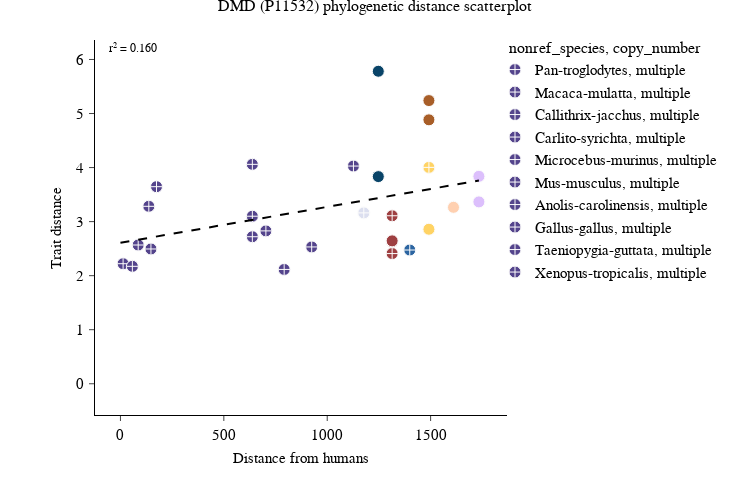

Notebook cell for this chart:
### Markdown cell above
## 0.2 Pub-style scatterplot
In this scatterplot, the x-axis is the phylogenetic distance to the human gene, and the y-axis is the similarity score between the human gene and the other gene. "More human" and "more similar" proteins are in the bottom-left corner.

Optionally, you can annotate circles in the scatterplot to indicate multiple copies of a gene in the dataset, which results in a cross-shaped marker over the scatter points for genes with multiple copies in that organism.

### Code cell
human_gene_symbol = "DMD"
annotate_multiple_copies = True

zt.plotting.phylogenetic_distance_scatter(
    tree_filepath=tree_filepath,
    identifiers_filepath=identifiers_filepath,
    data_dirpath=data_dirpath,
    input_id=human_gene_symbol,
    input_type="symbol",
    lock_lower_ylimit=True,
    annotate_multiple_copies=annotate_multiple_copies,
    image_filepath=f"figures/phylo_dist_scatterplots/{human_gene_symbol}_pub_scatterplot.svg",
    html_filepath=f"figures/phylo_dist_scatterplots/{human_gene_symbol}_pub_scatterplot.html",
)

### Figure 1 — Plotly figure (JSON) as saved in the notebook; plotly's stock layout.template omitted (floating-point values rounded to 4 significant figures)
{"data": [{"customdata": [["Pan-troglodytes", 5, "multiple", 0.024, 0]], "hovertemplate": "nonref_species=%{customdata[0]}<br>copy_number=%{customdata[2]}<br>species_dist=%{x:.2f}<br>trait_dist=%{y}<br>gene_count=%{customdata[1]}<br>pvalue_rowwise=%{customdata[3]:.2f}<br>pvalue_colwise=%{customdata[4]:.2f}<extra></extra>", "legendgroup": "Pan-troglodytes, multiple", "marker": {"color": "#54448C", "line": {"color": "#FCFCFC", "width": 1}, "size": 12, "symbol": "circle-cross"}, "mode": "markers", "name": "Pan-troglodytes, multiple", "orientation": "v", "showlegend": true, "type": "scatter", "x": [12.8], "xaxis": "x", "y": [2.221], "yaxis": "y"}, {"customdata": [["Macaca-mulatta", 4, "multiple", 0.0107, 0]], "hovertemplate": "nonref_species=%{customdata[0]}<br>copy_number=%{customdata[2]}<br>species_dist=%{x:.2f}<br>trait_dist=%{y}<br>gene_count=%{customdata[1]}<br>pvalue_rowwise=%{customdata[3]:.2f}<br>pvalue_colwise=%{customdata[4]:.2f}<extra></extra>", "legendgroup": "Macaca-mulatta, multiple", "marker": {"color": "#54448C", "line": {"color": "#FCFCFC", "width": 1}, "size": 12, "symbol": "circle-cross"}, "mode": "markers", "name": "Macaca-mulatta, multiple", "orientation": "v", "showlegend": true, "type": "scatter", "x": [57.64], "xaxis": "x", "y": [2.172], "yaxis": "y"}, {"customdata": [["Callithrix-jacchus", 4, "multiple", 0.0767, 0]], "hovertemplate": "nonref_species=%{customdata[0]}<br>copy_number=%{customdata[2]}<br>species_dist=%{x:.2f}<br>trait_dist=%{y}<br>gene_count=%{customdata[1]}<br>pvalue_rowwise=%{customdata[3]:.2f}<br>pvalue_colwise=%{customdata[4]:.2f}<extra></extra>", "legendgroup": "Callithrix-jacchus, multiple", "marker": {"color": "#54448C", "line": {"color": "#FCFCFC", "width": 1}, "size": 12, "symbol": "circle-cross"}, "mode": "markers", "name": "Callithrix-jacchus, multiple", "orientation": "v", "showlegend": true, "type": "scatter", "x": [85.8], "xaxis": "x", "y": [2.567], "yaxis": "y"}, {"customdata": [["Carlito-syrichta", 10, "multiple", 0.3178, 0.5034]], "hovertemplate": "nonref_species=%{customdata[0]}<br>copy_number=%{customdata[2]}<br>species_dist=%{x:.2f}<br>trait_dist=%{y}<br>gene_count=%{customdata[1]}<br>pvalue_rowwise=%{customdata[3]:.2f}<br>pvalue_colwise=%{customdata[4]:.2f}<extra></extra>", "legendgroup": "Carlito-syrichta, multiple", "marker": {"color": "#54448C", "line": {"color": "#FCFCFC", "width": 1}, "size": 12, "symbol": "circle-cross"}, "mode": "markers", "name": "Carlito-syrichta, multiple", "orientation": "v", "showlegend": true, "type": "scatter", "x": [137.2], "xaxis": "x", "y": [3.283], "yaxis": "y"}, {"customdata": [["Microcebus-murinus", 6, "multiple", 0.0563, 0.2492]], "hovertemplate": "nonref_species=%{customdata[0]}<br>copy_number=%{customdata[2]}<br>species_dist=%{x:.2f}<br>trait_dist=%{y}<br>gene_count=%{customdata[1]}<br>pvalue_rowwise=%{customdata[3]:.2f}<br>pvalue_colwise=%{customdata[4]:.2f}<extra></extra>", "legendgroup": "Microcebus-murinus, multiple", "marker": {"color": "#54448C", "line": {"color": "#FCFCFC", "width": 1}, "size": 12, "symbol": "circle-cross"}, "mode": "markers", "name": "Microcebus-murinus, multiple", "orientation": "v", "showlegend": true, "type": "scatter", "x": [147.5], "xaxis": "x", "y": [2.494], "yaxis": "y"}, {"customdata": [["Mus-musculus", 4, "multiple", 0.4197, 0.775]], "hovertemplate": "nonref_species=%{customdata[0]}<br>copy_number=%{customdata[2]}<br>species_dist=%{x:.2f}<br>trait_dist=%{y}<br>gene_count=%{customdata[1]}<br>pvalue_rowwise=%{customdata[3]:.2f}<br>pvalue_colwise=%{customdata[4]:.2f}<extra></extra>", "legendgroup": "Mus-musculus, multiple", "marker": {"color": "#54448C", "line": {"color": "#FCFCFC", "width": 1}, "size": 12, "symbol": "circle-cross"}, "mode": "markers", "name": "Mus-musculus, multiple", "orientation": "v", "showlegend": true, "type": "scatter", "x": [174.4], "xaxis": "x", "y": [3.646], "yaxis": "y"}, {"customdata": [["Anolis-carolinensis", 6, "multiple", 0.1071, 0.4706]], "hovertemplate": "nonref_species=%{customdata[0]}<br>copy_number=%{customdata[2]}<br>species_dist=%{x:.2f}<br>trait_dist=%{y}<br>gene_count=%{customdata[1]}<br>pvalue_rowwise=%{customdata[3]:.2f}<br>pvalue_colwise=%{customdata[4]:.2f}<extra></extra>", "legendgroup": "Anolis-carolinensis, multiple", "marker": {"color": "#54448C", "line": {"color": "#FCFCFC", "width": 1}, "size": 12, "symbol": "circle-cross"}, "mode": "markers", "name": "Anolis-carolinensis, multiple", "orientation": "v", "showlegend": true, "type": "scatter", "x": [637.9], "xaxis": "x", "y": [2.72], "yaxis": "y"}, {"customdata": [["Gallus-gallus", 5, "multiple", 0.6045, 0.8444]], "hovertemplate": "nonref_species=%{customdata[0]}<br>copy_number=%{customdata[2]}<br>species_dist=%{x:.2f}<br>trait_dist=%{y}<br>gene_count=%{customdata[1]}<br>pvalue_rowwise=%{customdata[3]:.2f}<br>pvalue_colwise=%{customdata[4]:.2f}<extra></extra>", "legendgroup": "Gallus-gallus, multiple", "marker": {"color": "#54448C", "line": {"color": "#FCFCFC", "width": 1}, "size": 12, "symbol": "circle-cross"}, "mode": "markers", "name": "Gallus-gallus, multiple", "orientation": "v", "showlegend": true, "type": "scatter", "x": [637.9], "xaxis": "x", "y": [4.06], "yaxis": "y"}, {"customdata": [["Taeniopygia-guttata", 4, "multiple", 0.2219, 0.4856]], "hovertemplate": "nonref_species=%{customdata[0]}<br>copy_number=%{customdata[2]}<br>species_dist=%{x:.2f}<br>trait_dist=%{y}<br>gene_count=%{customdata[1]}<br>pvalue_rowwise=%{customdata[3]:.2f}<br>pvalue_colwise=%{customdata[4]:.2f}<extra></extra>", "legendgroup": "Taeniopygia-guttata, multiple", "marker": {"color": "#54448C", "line": {"color": "#FCFCFC", "width": 1}, "size": 12, "symbol": "circle-cross"}, "mode": "markers", "name": "Taeniopygia-guttata, multiple", "orientation": "v", "showlegend": true, "type": "scatter", "x": [637.9], "xaxis": "x", "y": [3.1], "yaxis": "y"}, {"customdata": [["Xenopus-tropicalis", 5, "multiple", 0.1345, 0.2339]], "hovertemplate": "nonref_species=%{customdata[0]}<br>copy_number=%{customdata[2]}<br>species_dist=%{x:.2f}<br>trait_dist=%{y}<br>gene_count=%{customdata[1]}<br>pvalue_rowwise=%{customdata[3]:.2f}<br>pvalue_colwise=%{customdata[4]:.2f}<extra></extra>", "legendgroup": "Xenopus-tropicalis, multiple", "marker": {"color": "#54448C", "line": {"color": "#FCFCFC", "width": 1}, "size": 12, "symbol": "circle-cross"}, "mode": "markers", "name": "Xenopus-tropicalis, multiple", "orientation": "v", "showlegend": true, "type": "scatter", "x": [703.4], "xaxis": "x", "y": [2.828], "yaxis": "y"}, {"customdata": [["Callorhinchus-milii", 5, "multiple", 0, 0.151]], "hovertemplate": "nonref_species=%{customdata[0]}<br>copy_number=%{customdata[2]}<br>species_dist=%{x:.2f}<br>trait_dist=%{y}<br>gene_count=%{customdata[1]}<br>pvalue_rowwise=%{customdata[3]:.2f}<br>pvalue_colwise=%{customdata[4]:.2f}<extra></extra>", "legendgroup": "Callorhinchus-milii, multiple", "marker": {"color": "#54448C", "line": {"color": "#FCFCFC", "width": 1}, "size": 12, "symbol": "circle-cross"}, "mode": "markers", "name": "Callorhinchus-milii, multiple", "orientation": "v", "showlegend": true, "type": "scatter", "x": [791.8], "xaxis": "x", "y": [2.115], "yaxis": "y"}, {"customdata": [["Danio-rerio", 5, "multiple", 0.0638, 0.6241]], "hovertemplate": "nonref_species=%{customdata[0]}<br>copy_number=%{customdata[2]}<br>species_dist=%{x:.2f}<br>trait_dist=%{y}<br>gene_count=%{customdata[1]}<br>pvalue_rowwise=%{customdata[3]:.2f}<br>pvalue_colwise=%{customdata[4]:.2f}<extra></extra>", "legendgroup": "Danio-rerio, multiple", "marker": {"color": "#54448C", "line": {"color": "#FCFCFC", "width": 1}, "size": 12, "symbol": "circle-cross"}, "mode": "markers", "name": "Danio-rerio, multiple", "orientation": "v", "showlegend": true, "type": "scatter", "x": [924.8], "xaxis": "x", "y": [2.531], "yaxis": "y"}, {"customdata": [["Petromyzon-marinus", 3, "multiple", 0.5843, 0.7939]], "hovertemplate": "nonref_species=%{customdata[0]}<br>copy_number=%{customdata[2]}<br>species_dist=%{x:.2f}<br>trait_dist=%{y}<br>gene_count=%{customdata[1]}<br>pvalue_rowwise=%{customdata[3]:.2f}<br>pvalue_colwise=%{customdata[4]:.2f}<extra></extra>", "legendgroup": "Petromyzon-marinus, multiple", "marker": {"color": "#54448C", "line": {"color": "#FCFCFC", "width": 1}, "size": 12, "symbol": "circle-cross"}, "mode": "markers", "name": "Petromyzon-marinus, multiple", "orientation": "v", "showlegend": true, "type": "scatter", "x": [1127.0], "xaxis": "x", "y": [4.028], "yaxis": "y"}, {"customdata": [["Ciona-intestinalis", 2, "multiple", 0.2608, 0.5976]], "hovertemplate": "nonref_species=%{customdata[0]}<br>copy_number=%{customdata[2]}<br>species_dist=%{x:.2f}<br>trait_dist=%{y}<br>gene_count=%{customdata[1]}<br>pvalue_rowwise=%{customdata[3]:.2f}<br>pvalue_colwise=%{customdata[4]:.2f}<extra></extra>", "legendgroup": "Ciona-intestinalis, multiple", "marker": {"color": "#DCDFEF", "line": {"color": "#FCFCFC", "width": 1}, "size": 12, "symbol": "circle-cross"}, "mode": "markers", "name": "Ciona-intestinalis, multiple", "orientation": "v", "showlegend": true, "type": "scatter", "x": [1177.0], "xaxis": "x", "y": [3.161], "yaxis": "y"}, {"customdata": [["Aedes-aegypti", 1, "single", 0.5187, 0.7596]], "hovertemplate": "nonref_species=%{customdata[0]}<br>copy_number=%{customdata[2]}<br>species_dist=%{x:.2f}<br>trait_dist=%{y}<br>gene_count=%{customdata[1]}<br>pvalue_rowwise=%{customdata[3]:.2f}<br>pvalue_colwise=%{customdata[4]:.2f}<extra></extra>", "legendgroup": "Aedes-aegypti, single", "marker": {"color": "#094468", "line": {"color": "#FCFCFC", "width": 1}, "size": 12, "symbol": "circle"}, "mode": "markers", "name": "Aedes-aegypti, single", "orientation": "v", "showlegend": true, "type": "scatter", "x": [1247.0], "xaxis": "x", "y": [3.833], "yaxis": "y"}, {"customdata": [["Drosophila-melanogaster", 1, "single", 0.9177, 0]], "hovertemplate": "nonref_species=%{customdata[0]}<br>copy_number=%{customdata[2]}<br>species_dist=%{x:.2f}<br>trait_dist=%{y}<br>gene_count=%{customdata[1]}<br>pvalue_rowwise=%{customdata[3]:.2f}<br>pvalue_colwise=%{customdata[4]:.2f}<extra></extra>", "legendgroup": "Drosophila-melanogaster, single", "marker": {"color": "#094468", "line": {"color": "#FCFCFC", "width": 1}, "size": 12, "symbol": "circle"}, "mode": "markers", "name": "Drosophila-melanogaster, single", "orientation": "v", "showlegend": true, "type": "scatter", "x": [1247.0], "xaxis": "x", "y": [5.782], "yaxis": "y"}, {"customdata": [["Exaiptasia-diaphana", 3, "multiple", 0.0866, 0.6401]], "hovertemplate": "nonref_species=%{customdata[0]}<br>copy_number=%{customdata[2]}<br>species_dist=%{x:.2f}<br>trait_dist=%{y}<br>gene_count=%{customdata[1]}<br>pvalue_rowwise=%{customdata[3]:.2f}<br>pvalue_colwise=%{customdata[4]:.2f}<extra></extra>", "legendgroup": "Exaiptasia-diaphana, multiple", "marker": {"color": "#9E3F41", "line": {"color": "#FCFCFC", "width": 1}, "size": 12, "symbol": "circle-cross"}, "mode": "markers", "name": "Exaiptasia-diaphana, multiple", "orientation": "v", "showlegend": true, "type": "scatter", "x": [1314.0], "xaxis": "x", "y": [2.629], "yaxis": "y"}, {"customdata": [["Nematostella-vectensis", 5, "multiple", 0.2208, 0]], "hovertemplate": "nonref_species=%{customdata[0]}<br>copy_number=%{customdata[2]}<br>species_dist=%{x:.2f}<br>trait_dist=%{y}<br>gene_count=%{customdata[1]}<br>pvalue_rowwise=%{customdata[3]:.2f}<br>pvalue_colwise=%{customdata[4]:.2f}<extra></extra>", "legendgroup": "Nematostella-vectensis, multiple", "marker": {"color": "#9E3F41", "line": {"color": "#FCFCFC", "width": 1}, "size": 12, "symbol": "circle-cross"}, "mode": "markers", "name": "Nematostella-vectensis, multiple", "orientation": "v", "showlegend": true, "type": "scatter", "x": [1314.0], "xaxis": "x", "y": [3.108], "yaxis": "y"}, {"customdata": [["Clytia-hemisphaerica", 1, "single", 0.0975, 0.1584]], "hovertemplate": "nonref_species=%{customdata[0]}<br>copy_number=%{customdata[2]}<br>species_dist=%{x:.2f}<br>trait_dist=%{y}<br>gene_count=%{customdata[1]}<br>pvalue_rowwise=%{customdata[3]:.2f}<br>pvalue_colwise=%{customdata[4]:.2f}<extra></extra>", "legendgroup": "Clytia-hemisphaerica, single", "marker": {"color": "#9E3F41", "line": {"color": "#FCFCFC", "width": 1}, "size": 12, "symbol": "circle"}, "mode": "markers", "name": "Clytia-hemisphaerica, single", "orientation": "v", "showlegend": true, "type": "scatter", "x": [1314.0], "xaxis": "x", "y": [2.644], "yaxis": "y"}, {"customdata": [["Hydra-vulgaris", 2, "multiple", 0.0345, 0.0391]], "hovertemplate": "nonref_species=%{customdata[0]}<br>copy_number=%{customdata[2]}<br>species_dist=%{x:.2f}<br>trait_dist=%{y}<br>gene_count=%{customdata[1]}<br>pvalue_rowwise=%{customdata[3]:.2f}<br>pvalue_colwise=%{customdata[4]:.2f}<extra></extra>", "legendgroup": "Hydra-vulgaris, multiple", "marker": {"color": "#9E3F41", "line": {"color": "#FCFCFC", "width": 1}, "size": 12, "symbol": "circle-cross"}, "mode": "markers", "name": "Hydra-vulgaris, multiple", "orientation": "v", "showlegend": true, "type": "scatter", "x": [1314.0], "xaxis": "x", "y": [2.409], "yaxis": "y"}, {"customdata": [["Hofstenia-miamia", 3, "multiple", 0.0435, 0.4481]], "hovertemplate": "nonref_species=%{customdata[0]}<br>copy_number=%{customdata[2]}<br>species_dist=%{x:.2f}<br>trait_dist=%{y}<br>gene_count=%{customdata[1]}<br>pvalue_rowwise=%{customdata[3]:.2f}<br>pvalue_colwise=%{customdata[4]:.2f}<extra></extra>", "legendgroup": "Hofstenia-miamia, multiple", "marker": {"color": "#2C65A1", "line": {"color": "#FCFCFC", "width": 1}, "size": 12, "symbol": "circle-cross"}, "mode": "markers", "name": "Hofstenia-miamia, multiple", "orientation": "v", "showlegend": true, "type": "scatter", "x": [1399.0], "xaxis": "x", "y": [2.474], "yaxis": "y"}, {"customdata": [["Caenorhabditis-elegans", 1, "single", 0.1772, 0.326]], "hovertemplate": "nonref_species=%{customdata[0]}<br>copy_number=%{customdata[2]}<br>species_dist=%{x:.2f}<br>trait_dist=%{y}<br>gene_count=%{customdata[1]}<br>pvalue_rowwise=%{customdata[3]:.2f}<br>pvalue_colwise=%{customdata[4]:.2f}<extra></extra>", "legendgroup": "Caenorhabditis-elegans, single", "marker": {"color": "#FFD364", "line": {"color": "#FCFCFC", "width": 1}, "size": 12, "symbol": "circle"}, "mode": "markers", "name": "Caenorhabditis-elegans, single", "orientation": "v", "showlegend": true, "type": "scatter", "x": [1492.0], "xaxis": "x", "y": [2.859], "yaxis": "y"}, {"customdata": [["Pristionchus-pacificus", 2, "multiple", 0.5815, 0.7153]], "hovertemplate": "nonref_species=%{customdata[0]}<br>copy_number=%{customdata[2]}<br>species_dist=%{x:.2f}<br>trait_dist=%{y}<br>gene_count=%{customdata[1]}<br>pvalue_rowwise=%{customdata[3]:.2f}<br>pvalue_colwise=%{customdata[4]:.2f}<extra></extra>", "legendgroup": "Pristionchus-pacificus, multiple", "marker": {"color": "#FFD364", "line": {"color": "#FCFCFC", "width": 1}, "size": 12, "symbol": "circle-cross"}, "mode": "markers", "name": "Pristionchus-pacificus, multiple", "orientation": "v", "showlegend": true, "type": "scatter", "x": [1492.0], "xaxis": "x", "y": [4.003], "yaxis": "y"}, {"customdata": [["Schistosoma-mansoni", 1, "single", 0.846, 0.9076]], "hovertemplate": "nonref_species=%{customdata[0]}<br>copy_number=%{customdata[2]}<br>species_dist=%{x:.2f}<br>trait_dist=%{y}<br>gene_count=%{customdata[1]}<br>pvalue_rowwise=%{customdata[3]:.2f}<br>pvalue_colwise=%{customdata[4]:.2f}<extra></extra>", "legendgroup": "Schistosoma-mansoni, single", "marker": {"color": "#A85E28", "line": {"color": "#FCFCFC", "width": 1}, "size": 12, "symbol": "circle"}, "mode": "markers", "name": "Schistosoma-mansoni, single", "orientation": "v", "showlegend": true, "type": "scatter", "x": [1492.0], "xaxis": "x", "y": [5.24], "yaxis": "y"}, {"customdata": [["Schmidtea-mediterranea", 1, "single", 0.7544, 0.881]], "hovertemplate": "nonref_species=%{customdata[0]}<br>copy_number=%{customdata[2]}<br>species_dist=%{x:.2f}<br>trait_dist=%{y}<br>gene_count=%{customdata[1]}<br>pvalue_rowwise=%{customdata[3]:.2f}<br>pvalue_colwise=%{customdata[4]:.2f}<extra></extra>", "legendgroup": "Schmidtea-mediterranea, single", "marker": {"color": "#A85E28", "line": {"color": "#FCFCFC", "width": 1}, "size": 12, "symbol": "circle"}, "mode": "markers", "name": "Schmidtea-mediterranea, single", "orientation": "v", "showlegend": true, "type": "scatter", "x": [1492.0], "xaxis": "x", "y": [4.883], "yaxis": "y"}, {"customdata": [["Mnemiopsis-leidyi", 1, "single", 0.2907, 0.2417]], "hovertemplate": "nonref_species=%{customdata[0]}<br>copy_number=%{customdata[2]}<br>species_dist=%{x:.2f}<br>trait_dist=%{y}<br>gene_count=%{customdata[1]}<br>pvalue_rowwise=%{customdata[3]:.2f}<br>pvalue_colwise=%{customdata[4]:.2f}<extra></extra>", "legendgroup": "Mnemiopsis-leidyi, single", "marker": {"color": "#FFD0B0", "line": {"color": "#FCFCFC", "width": 1}, "size": 12, "symbol": "circle"}, "mode": "markers", "name": "Mnemiopsis-leidyi, single", "orientation": "v", "showlegend": true, "type": "scatter", "x": [1611.0], "xaxis": "x", "y": [3.265], "yaxis": "y"}, {"customdata": [["Monosiga-brevicollis", 1, "single", 0.3395, 0.7841]], "hovertemplate": "nonref_species=%{customdata[0]}<br>copy_number=%{customdata[2]}<br>species_dist=%{x:.2f}<br>trait_dist=%{y}<br>gene_count=%{customdata[1]}<br>pvalue_rowwise=%{customdata[3]:.2f}<br>pvalue_colwise=%{customdata[4]:.2f}<extra></extra>", "legendgroup": "Monosiga-brevicollis, single", "marker": {"color": "#DCBFFC", "line": {"color": "#FCFCFC", "width": 1}, "size": 12, "symbol": "circle"}, "mode": "markers", "name": "Monosiga-brevicollis, single", "orientation": "v", "showlegend": true, "type": "scatter", "x": [1734.0], "xaxis": "x", "y": [3.365], "yaxis": "y"}, {"customdata": [["Salpingoeca-rosetta", 1, "single", 0.5227, 0.821]], "hovertemplate": "nonref_species=%{customdata[0]}<br>copy_number=%{customdata[2]}<br>species_dist=%{x:.2f}<br>trait_dist=%{y}<br>gene_count=%{customdata[1]}<br>pvalue_rowwise=%{customdata[3]:.2f}<br>pvalue_colwise=%{customdata[4]:.2f}<extra></extra>", "legendgroup": "Salpingoeca-rosetta, single", "marker": {"color": "#DCBFFC", "line": {"color": "#FCFCFC", "width": 1}, "size": 12, "symbol": "circle"}, "mode": "markers", "name": "Salpingoeca-rosetta, single", "orientation": "v", "showlegend": true, "type": "scatter", "x": [1734.0], "xaxis": "x", "y": [3.838], "yaxis": "y"}, {"hovertext": "(r² = 0.025)", "line": {"color": "black", "dash": "dash", "width": 2}, "mode": "lines", "name": "Regression Line (r² = 0.160)", "type": "scatter", "x": [0.0, 17.51, 35.02, 52.53, 70.04, 87.55, 105.1, 122.6, 140.1, 157.6, 175.1, 192.6, 210.1, 227.6, 245.1, 262.7, 280.2, 297.7, 315.2, 332.7, 350.2, 367.7, 385.2, 402.7, 420.2, 437.8, 455.3, 472.8, 490.3, 507.8, 525.3, 542.8, 560.3, 577.8, 595.4, 612.9, 630.4, 647.9, 665.4, 682.9, 700.4, 717.9, 735.4, 752.9, 770.5, 788.0, 805.5, 823.0, 840.5, 858.0, 875.5, 893.0, 910.5, 928.1, 945.6, 963.1, 980.6, 998.1, 1016.0, 1033.0, 1051.0, 1068.0, 1086.0, 1103.0, 1121.0, 1138.0, 1156.0, 1173.0, 1191.0, 1208.0, 1226.0, 1243.0, 1261.0, 1278.0, 1296.0, 1313.0, 1331.0, 1348.0, 1366.0, 1383.0, 1401.0, 1418.0, 1436.0, 1453.0, 1471.0, 1488.0, 1506.0, 1523.0, 1541.0, 1558.0, 1576.0, 1593.0, 1611.0, 1628.0, 1646.0, 1663.0, 1681.0, 1699.0, 1716.0, 1734.0], "y": [2.608, 2.62, 2.632, 2.643, 2.655, 2.666, 2.678, 2.69, 2.701, 2.713, 2.725, 2.736, 2.748, 2.759, 2.771, 2.783, 2.794, 2.806, 2.818, 2.829, 2.841, 2.852, 2.864, 2.876, 2.887, 2.899, 2.911, 2.922, 2.934, 2.945, 2.957, 2.969, 2.98, 2.992, 3.004, 3.015, 3.027, 3.038, 3.05, 3.062, 3.073, 3.085, 3.097, 3.108, 3.12, 3.132, 3.143, 3.155, 3.166, 3.178, 3.19, 3.201, 3.213, 3.225, 3.236, 3.248, 3.259, 3.271, 3.283, 3.294, 3.306, 3.318, 3.329, 3.341, 3.352, 3.364, 3.376, 3.387, 3.399, 3.411, 3.422, 3.434, 3.445, 3.457, 3.469, 3.48, 3.492, 3.504, 3.515, 3.527, 3.538, 3.55, 3.562, 3.573, 3.585, 3.597, 3.608, 3.62, 3.631, 3.643, 3.655, 3.666, 3.678, 3.69, 3.701, 3.713, 3.724, 3.736, 3.748, 3.759]}], "layout": {"annotations": [{"font": {"family": "SuisseIntlMono", "size": 12}, "showarrow": false, "text": "r² = 0.160", "x": 0.03, "xref": "paper", "y": 1, "yref": "paper"}], "height": 500, "legend": {"orientation": "v", "title": {"text": "nonref_species, copy_number"}, "tracegroupgap": 0, "x": 1, "xanchor": "left", "y": 1.02, "yanchor": "top"}, "title": {"text": "DMD (P11532) phylogenetic distance scatterplot"}, "width": 750, "xaxis": {"anchor": "y", "domain": [0, 1], "tickfont": {"family": "SuisseIntlMono", "size": 14.5}, "title": {"text": "Distance from humans"}}, "yaxis": {"anchor": "x", "domain": [0, 1], "range": [-0.5782, 6.36], "tickfont": {"family": "SuisseIntlMono", "size": 14.5}, "title": {"text": "Trait distance"}}}}
